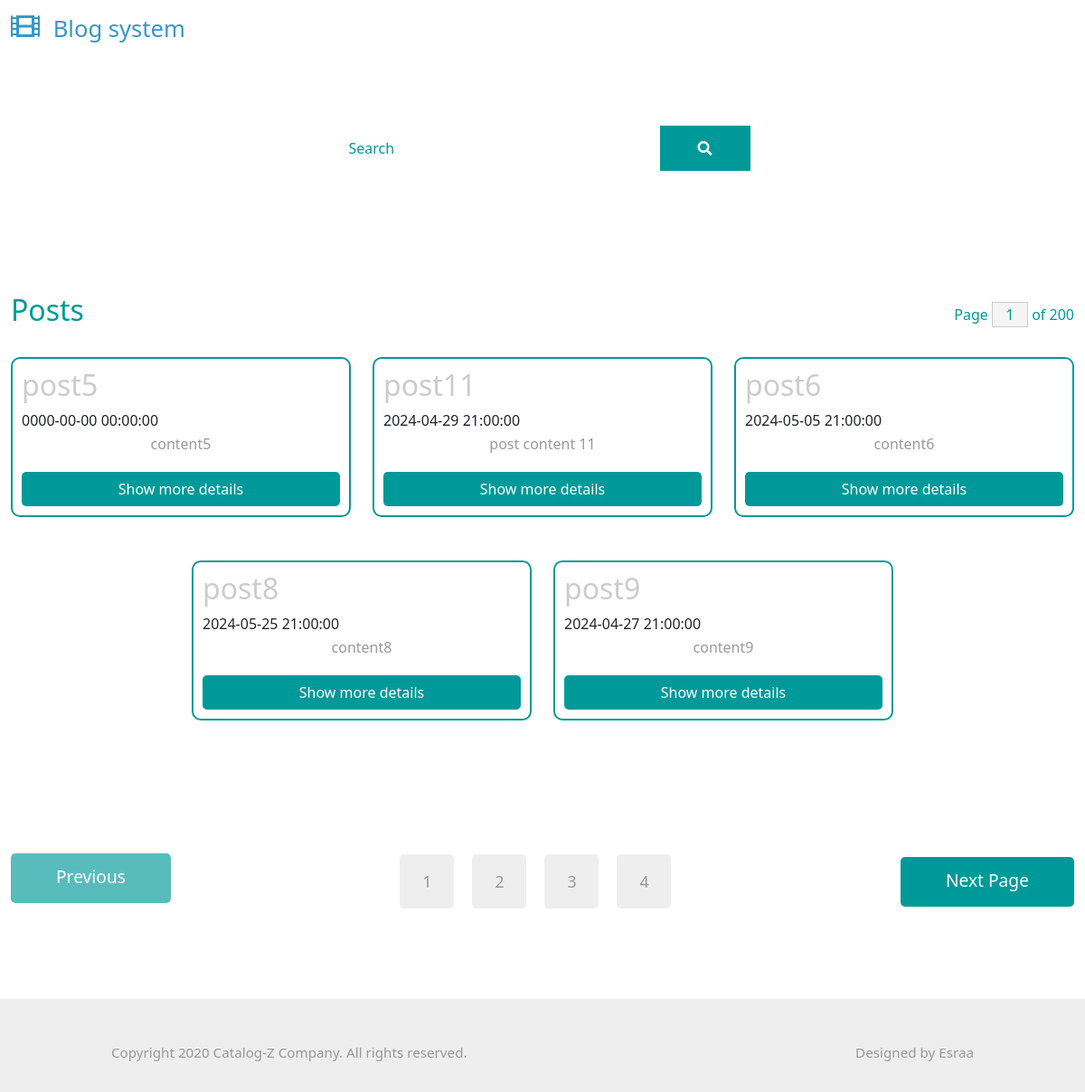
The page / on the database its author committed.
### tables this page shows
CREATE TABLE `posts` (
  `id` int(11) NOT NULL,
  `title` varchar(255) NOT NULL,
  `content` text DEFAULT NULL,
  `created_at` timestamp NOT NULL DEFAULT current_timestamp()
);

### index.php (the view, shortened to what this page needs)
<?php
include('./admin/connectToDb.php');
?>
<!DOCTYPE html>
<html lang="en">
<head>
    <link rel="stylesheet" href="css/bootstrap.min.css">
    <link rel="stylesheet" href="fontawesome/css/all.min.css">
    <link rel="stylesheet" href="css/templatemo-style.css">
</head>
<body>
    <nav class="navbar navbar-expand-lg">
        <div class="container-fluid">
            <a class="navbar-brand" href="#">
                <i class="fas fa-film mr-2"></i>
             Blog system
            </a>
        </div>
    </nav>
    <div class="tm-hero d-flex justify-content-center align-items-center" data-parallax="scroll" data-image-src="img/hero.jpg">
        <form class="d-flex tm-search-form">
            <input class="form-control tm-search-input" type="search" placeholder="Search" aria-label="Search">
            <button class="btn btn-outline-success tm-search-btn" type="submit">
                <i class="fas fa-search"></i>
            </button>
        </form>
    </div>
    <div class="container-fluid tm-container-content tm-mt-60">
        <div class="row mb-4">
            <h2 class="col-6 tm-text-primary">
                Posts
            </h2>
            <div class="col-6 d-flex justify-content-end align-items-center">
                <form action="" class="tm-text-primary">
                    Page <input type="text" value="1" size="1" class="tm-input-paging tm-text-primary"> of 200
                </form>
            </div>
        </div>
        <div class="row tm-mb-90 tm-gallery justify-content-center">
        <?php
      $stmt = $connect->prepare("SELECT id, title, content, created_at FROM posts");
        $stmt->execute();
        $result = $stmt->fetchAll();
        foreach ($result as $row) {
        ?>
 <div class="col-xl-4 col-lg-4 col-md-6 col-sm-12 col-12 mb-5">
    <div class='post-details'>
        <h2 class="tm-text-gray-light"><?php echo $row['title']?></h2>
        <span><?php echo $row['created_at']?></span>
        <p class='text-center'><?php echo $row['content'];?></p>
        <a class='details-btn' href="singlepost.php?id=<?php echo $row['id']; ?>">Show more details</a>
    </div>
</div>
      <?php } ?>
        </div>
        <div class="row tm-mb-90">
            <div class="col-12 d-flex justify-content-between align-items-center tm-paging-col">
                <a href="javascript:void(0);" class="btn btn-primary tm-btn-prev mb-2 disabled">Previous</a>
                <div class="tm-paging d-flex">
                    <a href="index.php" class=" tm-paging-link">1</a>
                    <a href="" class="tm-paging-link">2</a>
                    <a href="" class="tm-paging-link">3</a>
                    <a href="javascript:void(0);" class="tm-paging-link">4</a>
                </div>
                <a href="javascript:void(0);" class="btn btn-primary tm-btn-next">Next Page</a>
            </div>
        </div>
    </div>
    <footer class="tm-bg-gray pt-5 pb-3 tm-text-gray tm-footer">
        <div class="container-fluid tm-container-small">
            <div class="row">
                <div class="col-lg-8 col-md-7 col-12 px-5 mb-3">
                    Copyright 2020 Catalog-Z Company. All rights reserved.
                </div>
                <div class="col-lg-4 col-md-5 col-12 px-5 text-right">
                    Designed by <a href="" class="tm-text-gray" rel="" target="_parent">Esraa</a>
                </div>
            </div>
        </div>
    </footer>
</body>
</html>

### css/templatemo-style.css (style rules this page uses)
.post-details { border: 2px solid #aaa; }
p { line-height: 1.8; }
a { text-decoration: none; transition: all 0.3s ease; }
.container-fluid { max-width: 1770px; }
.tm-container-small { max-width: 1050px; }
.btn { border-radius: 0; }
.btn-primary { background-color: #009999; border: 0; border-radius: 5px; padding: 12px 50px 14px; font-size: 1.2rem; }
.btn-primary.disabled, .btn-primary:disabled { background-color: #009999; pointer-events: all; cursor: not-allowed; }
.form-control { padding: 10px 20px; width: 100%; height: auto; }
.navbar-brand { color: #3399CC; font-size: 1.6rem; }
.navbar-brand i { font-size: 2rem; }
.tm-hero { min-height: 200px; background: transparent; }
.tm-mt-60 { margin-top: 60px; }
.tm-mb-90 { margin-bottom: 90px; }
.tm-text-primary { color: #009999; }
.tm-bg-gray { background-color: #EEEEEE; }
.tm-input-paging { width: 40px; border-radius: 0; border: 1px solid #CCCCCC; background: #f4f4f4; text-align: center; }
.tm-search-input { width: 360px; border-radius: 0; padding: 12px 15px; color: #009999; border: none; }
.tm-search-input::placeholder { color: #009999; opacity: 1; }
.tm-search-btn { color: white; background-color: #009999; border: none; width: 100px; height: 50px; margin-left: -1px; }
p, .tm-text-gray { color: #999; }
.tm-text-gray-light { color: #CCC; }
.tm-paging-link { display: flex; justify-content: center; align-items: center; width: 60px; height: 60px; font-size: 1.1rem; color: #999; background-color: #EEEEEE; margin: 10px; border-radius: 5px; text-decoration: none; transition: all 0.3s ease; }
.tm-footer { font-size: 0.95rem; }
.form-control, input:-internal-autofill-selected, select:not([multiple]) { color: #009999 !important; }
.form-control::placeholder { color: #009999; opacity: 1; }

### index.php (style rules this page uses)
.post-details { border: 2px solid #009999; background-color: #fff; border-radius: 10px; padding: 10px; }
.details-btn { display: block; text-align: center; color: #fff; background-color: #009999; border-radius: 5px; transition: .5s ease; border: 2px solid transparent; padding: 5px; }

### rows shown on the page
posts: title "post5", created_at "0000-00-00 00:00:00", content "content5"
posts: title "post11", created_at "2024-04-29 21:00:00", content "post content 11"
posts: title "post6", created_at "2024-05-05 21:00:00", content "content6"
posts: title "post8", created_at "2024-05-25 21:00:00", content "content8"
posts: title "post9", created_at "2024-04-27 21:00:00", content "content9"
